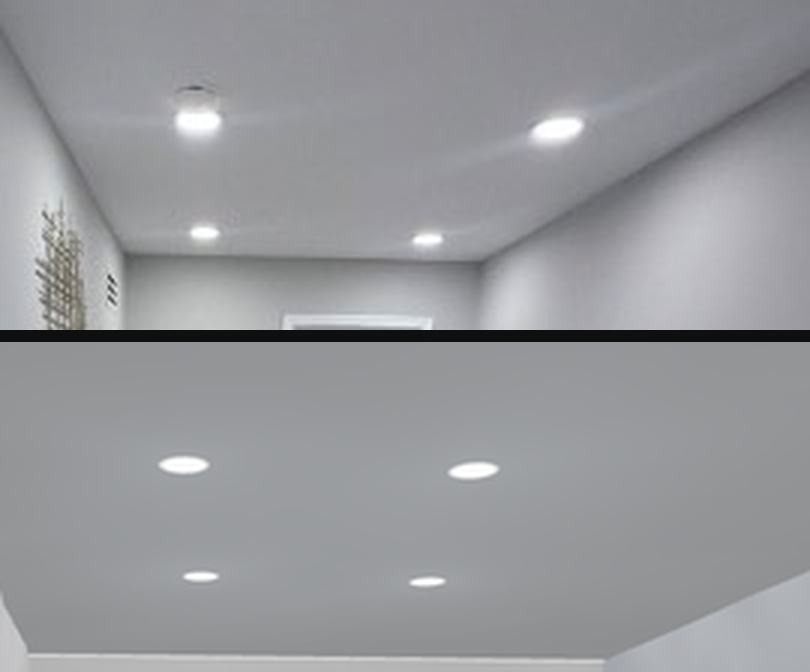
#> input picture scratchpad/hall2/cceil/cmp_stairs.png, 810 x 672 px, given in place of hallway_with_white_runner_rug.jpg, which was not available
$ python ffinal.py cceil/cmp_stairs.png
#> lines starting #> are read from the running program, lines starting #| are printed output that depends on the picture; pictures that were not available may be replaced by others from this repository, and a replacement may not be noted
"""Final metering: clean, object-free floor patches only, render downsampled
to the photographs' 450x600 so mean|d1| is compared at one resolution."""
import sys
import numpy as np
from PIL import Image

P = r"C:\Users\Manuel\Desktop\Pro\3d HA\docs\v2 Hallway-jpg"
S = r"C:\Users\Manuel\Desktop\Pro\3d HA\scratchpad\hall2\shots"


def row(path, box, label, half=False):
#> called with box = (355, 300, 430, 400), label = 'PH runner wall E', half = False
    im = Image.open(path).convert("RGB").crop(box)
    if half:
        im = im.resize((max(2, im.width // 2), max(2, im.height // 2)), Image.LANCZOS)
    a = np.array(im).astype(float)
    g = a.mean(axis=2)
    dx = np.abs(np.diff(g, axis=1)).mean()
#> dx = 0.209
    print(f"{label:26s} n={g.size:5d} mean={g.mean():6.1f} sd={g.std():5.2f} "
          f"|d1|x={dx:5.2f} |d1|y={np.abs(np.diff(g,axis=0)).mean():5.2f} "
          f"|d1|/sd={dx/max(g.std(),1e-6):5.3f} "
          f"rgb=({a[:,:,0].mean():.0f},{a[:,:,1].mean():.0f},{a[:,:,2].mean():.0f})")
#| PH runner wall E           n= 7500 mean= 148.6 sd=54.96 |d1|x= 0.21 |d1|y= 4.16 |d1|/sd=0.004 rgb=(146,149,151)
    return g.mean()


PH_WALL = [("hallway_with_white_runner_rug.jpg", (355, 300, 430, 400), "PH runner wall E"),
           ("hallway_looking_towards_stairs.jpg", (350, 200, 430, 320), "PH stairs wall E"),
           ("two_closed_white_doors_1.jpg", (370, 180, 440, 330), "PH doors1 wall R")]
PH_FLOOR = [("hallway_with_white_runner_rug.jpg", (20, 440, 120, 570), "PH runner floor nearL"),
            ("hallway_looking_towards_stairs.jpg", (40, 480, 150, 590), "PH stairs floor nearL"),
            ("hallway_looking_towards_stairs.jpg", (150, 300, 210, 330), "PH stairs floor far"),
            ("two_closed_white_doors_1.jpg", (150, 400, 300, 500), "PH doors1 alcove"),
            ("two_closed_white_doors_2.jpg", (150, 470, 300, 560), "PH doors2 alcove")]

RN_WALL = [("p_runner", (705, 860, 755, 1000), "RN runner wall E"),
           ("p_stairs", (760, 620, 860, 760), "RN stairs wall E"),
           ("p_doors1", (55, 250, 135, 700), "RN doors1 wall L")]
RN_FLOOR = [("p_runner", (632, 1000, 700, 1120), "RN runner floor R"),
            ("p_runner", (400, 822, 560, 862), "RN runner floor far"),
            ("p_stairs", (400, 825, 555, 875), "RN stairs floor far"),
            ("p_stairs", (545, 940, 600, 1060), "RN stairs floor R"),
            ("p_doors1", (470, 1060, 890, 1195), "RN doors1 alcove")]

if __name__ == "__main__":
    tag = sys.argv[1] if len(sys.argv) > 1 else "floor_"
    print("===== PHOTOGRAPHS (450x600 native) =====")
    pw = [row(f"{P}\\{f}", b, l) for (f, b, l) in PH_WALL]
#> call 2 of row, with box = (350, 200, 430, 320), label = 'PH stairs wall E', half = False
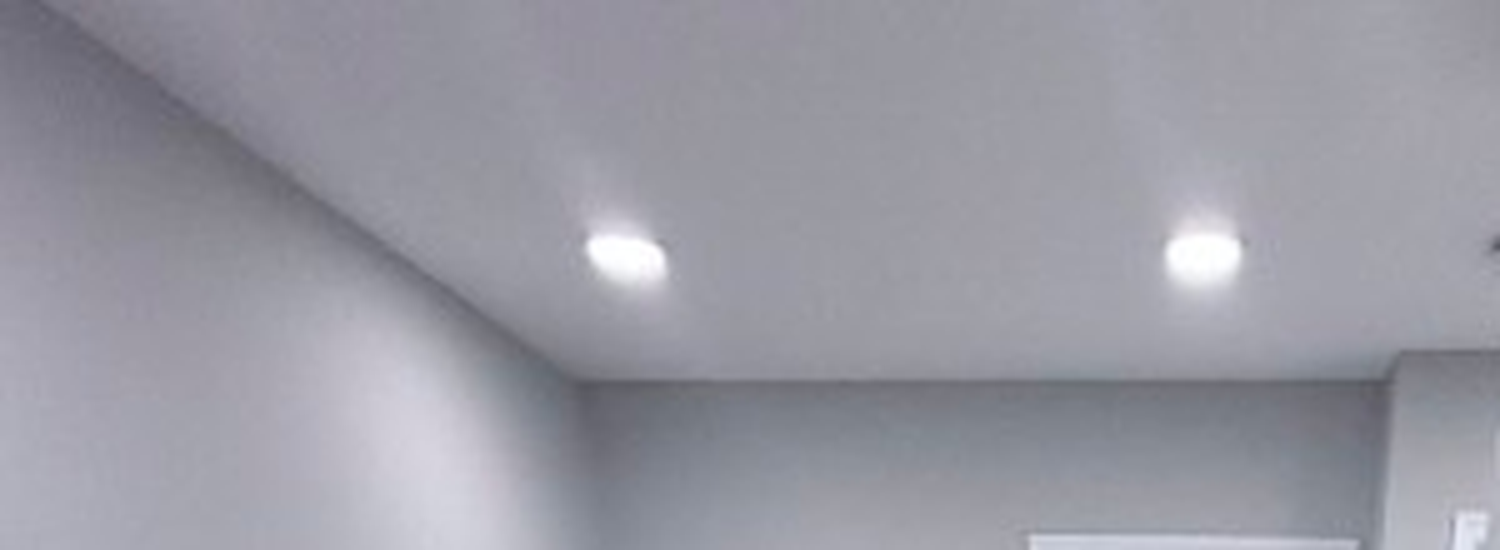
#> input picture scratchpad/hall2/cceil/r5.png, 1500 x 550 px, given in place of hallway_looking_towards_stairs.jpg, which was not available
#> in row (call 2), `im = Image.open(path).convert("RGB").crop(box)`:
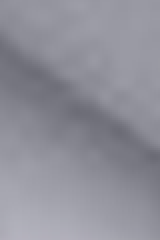
#> im: PIL image 80x120 RGB (shown 2 times larger); mean R, G, B 143.5, 143.5, 153.5
#> in row (call 2), `dx = np.abs(np.diff(g, axis=1)).mean()`: dx = 0.651
#| PH stairs wall E           n= 9600 mean= 146.8 sd=16.24 |d1|x= 0.65 |d1|y= 0.89 |d1|/sd=0.040 rgb=(144,143,153)
#> call 3 of row, with box = (370, 180, 440, 330), label = 'PH doors1 wall R', half = False
#> in row (call 3), `im = Image.open(path).convert("RGB").crop(box)`:
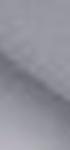
#> im: PIL image 70x150 RGB; mean R, G, B 145.7, 145.6, 155.6
#> in row (call 3), `dx = np.abs(np.diff(g, axis=1)).mean()`: dx = 0.58
#| PH doors1 wall R           n=10500 mean= 149.0 sd=15.15 |d1|x= 0.58 |d1|y= 0.78 |d1|/sd=0.038 rgb=(146,146,156)
#> pw = [148.6, 146.8, 149]
    pf = [row(f"{P}\\{f}", b, l) for (f, b, l) in PH_FLOOR]
#> call 4 of row, with box = (20, 440, 120, 570), label = 'PH runner floor nearL', half = False
#> in row (call 4), `im = Image.open(path).convert("RGB").crop(box)`:
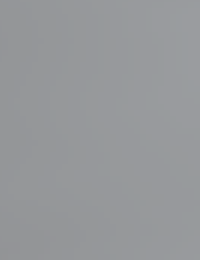
#> im: PIL image 100x130 RGB (shown 2 times larger); mean R, G, B 150.2, 152.3, 154.8
#> in row (call 4), `dx = np.abs(np.diff(g, axis=1)).mean()`: dx = 0.0545
#| PH runner floor nearL      n=13000 mean= 152.4 sd= 1.79 |d1|x= 0.05 |d1|y= 0.03 |d1|/sd=0.031 rgb=(150,152,155)
#> in row (call 5), `im = Image.open(path).convert("RGB").crop(box)`:
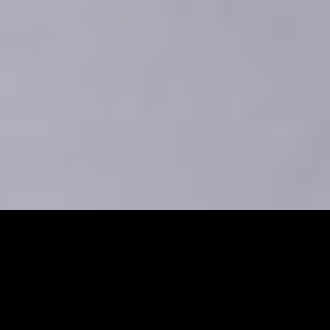
#> im: PIL image 110x110 RGB (shown 3 times larger); mean R, G, B 108.8, 108.8, 116.5
#> in row (call 5), `dx = np.abs(np.diff(g, axis=1)).mean()`: dx = 0.082
#| PH stairs floor nearL      n=12100 mean= 111.4 sd=84.23 |d1|x= 0.08 |d1|y= 1.68 |d1|/sd=0.001 rgb=(109,109,116)
#> in row (call 6), `im = Image.open(path).convert("RGB").crop(box)`:
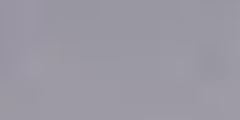
#> im: PIL image 60x30 RGB (shown 4 times larger); mean R, G, B 155, 152.4, 163.8
#> in row (call 6), `dx = np.abs(np.diff(g, axis=1)).mean()`: dx = 0.175
#| PH stairs floor far        n= 1800 mean= 157.1 sd= 1.48 |d1|x= 0.17 |d1|y= 0.18 |d1|/sd=0.119 rgb=(155,152,164)
#> in row (call 7), `im = Image.open(path).convert("RGB").crop(box)`:
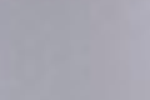
#> im: PIL image 150x100 RGB; mean R, G, B 167.3, 166.1, 176.9
#> in row (call 7), `dx = np.abs(np.diff(g, axis=1)).mean()`: dx = 0.148
#| PH doors1 alcove           n=15000 mean= 170.1 sd= 3.59 |d1|x= 0.15 |d1|y= 0.10 |d1|/sd=0.041 rgb=(167,166,177)
#> (the run stopped early here; a loop or call above may not have finished)
